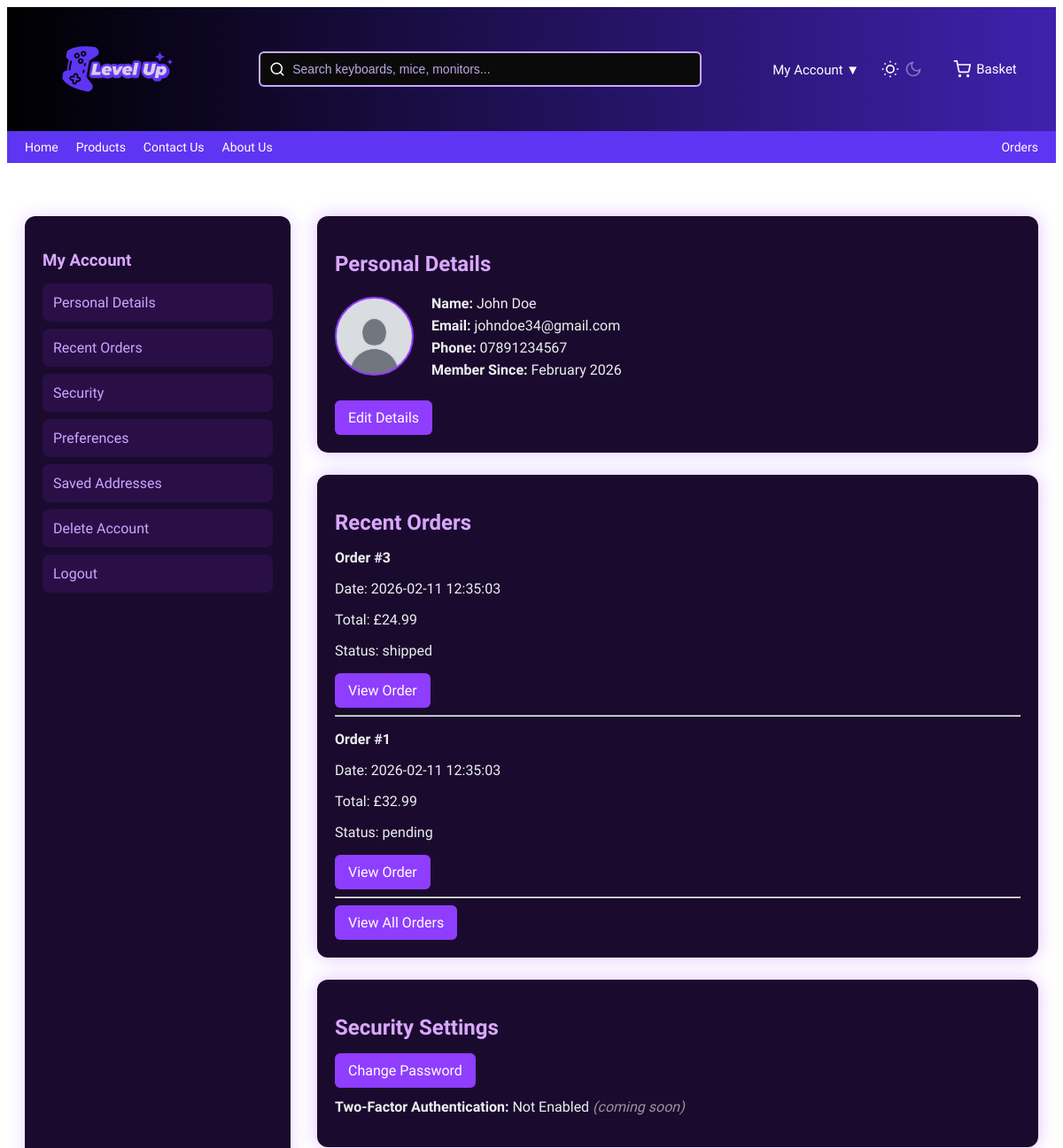
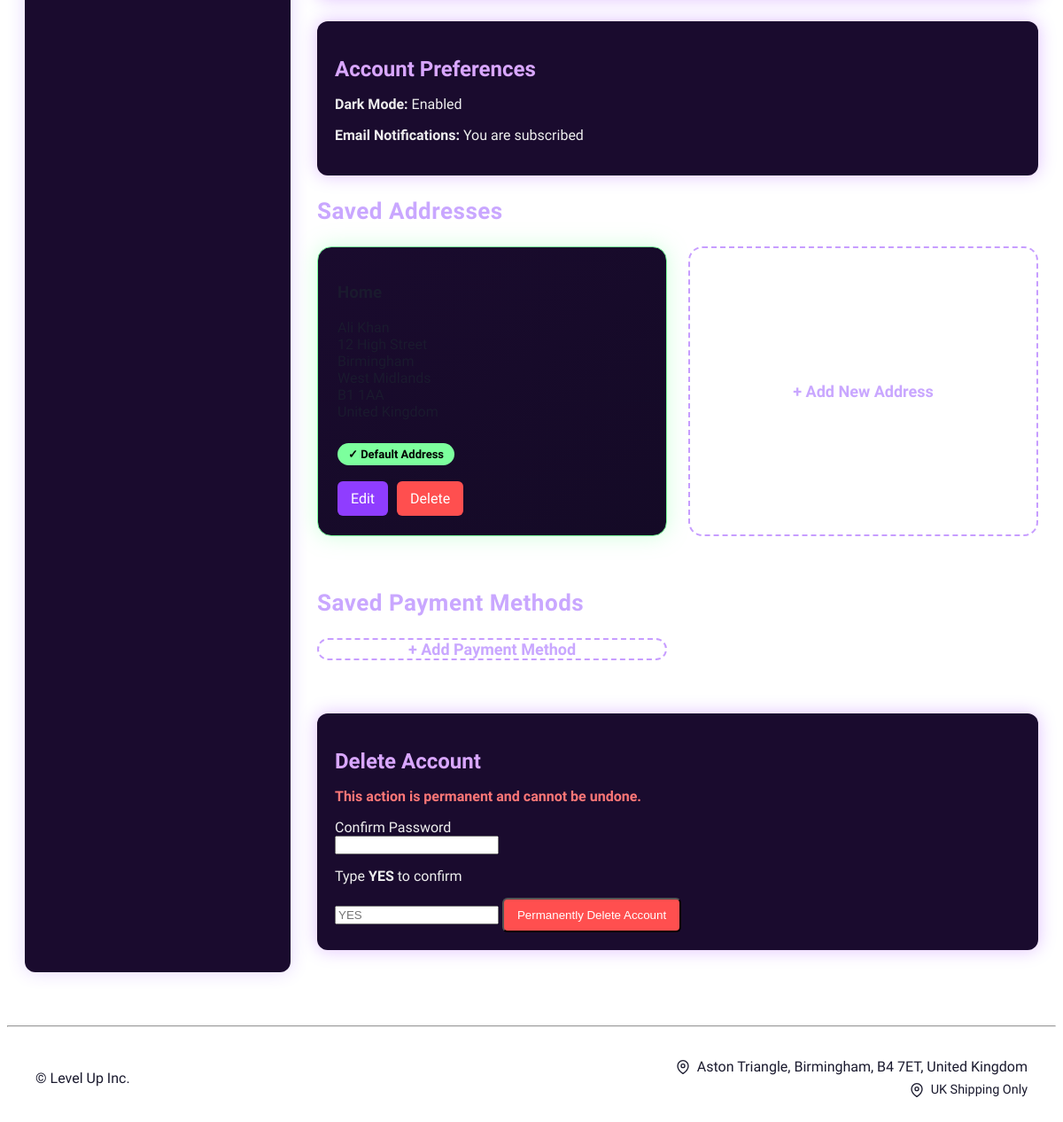
The app's page /public/index.php?page=account (signed in) with its own data (2 pictures, top to bottom).
### tables this page shows
CREATE TABLE users (
  user_id INT AUTO_INCREMENT PRIMARY KEY,
  name VARCHAR(100) NOT NULL,
  email VARCHAR(150) NOT NULL UNIQUE,
  password VARCHAR(255) NOT NULL,
  role ENUM('customer','admin') DEFAULT 'customer',
  phone VARCHAR(20),

  password_changed BOOLEAN DEFAULT 0,
  last_login TIMESTAMP NULL,

  created_at TIMESTAMP DEFAULT CURRENT_TIMESTAMP
);

CREATE TABLE orders (
  order_id INT AUTO_INCREMENT PRIMARY KEY,
  user_id INT NOT NULL,
  total_price DECIMAL(10,2) NOT NULL,

  status ENUM( 'pending',
    'processing',
    'shipped',
    'delivered',
    'returned'
  ) DEFAULT 'pending',

  address_id INT NULL,
  payment_id INT NULL,

  processed_at TIMESTAMP NULL,
  shipped_at TIMESTAMP NULL,
  delivered_at TIMESTAMP NULL,

  created_at TIMESTAMP DEFAULT CURRENT_TIMESTAMP,

  shipping_address TEXT NOT NULL,
  payment_summary VARCHAR(100) NOT NULL,

  FOREIGN KEY (user_id) REFERENCES users(user_id),
  FOREIGN KEY (address_id) REFERENCES addresses(address_id),
  FOREIGN KEY (payment_id) REFERENCES payment_methods(payment_id)
);

CREATE TABLE addresses (
  address_id INT AUTO_INCREMENT PRIMARY KEY,
  user_id INT NOT NULL,

  label VARCHAR(50) NOT NULL,

  full_name VARCHAR(100) NOT NULL,
  address_line1 VARCHAR(150) NOT NULL,
  address_line2 VARCHAR(150) NULL,
  city VARCHAR(100) NOT NULL,
  county VARCHAR(100) NULL,
  postcode VARCHAR(20) NOT NULL,
  country VARCHAR(50) NOT NULL DEFAULT 'United Kingdom',

  is_default BOOLEAN DEFAULT 0,
  created_at TIMESTAMP DEFAULT CURRENT_TIMESTAMP,

  FOREIGN KEY (user_id) REFERENCES users(user_id) ON DELETE CASCADE
);

### src/Controllers/AccountController.php (called while the page is built, shortened)
<?php
require_once __DIR__ . '/../Database.php';
require_once __DIR__ . '/../Helpers/address.php';
class AccountController {
    private $db;
    public function __construct() {
        $this->db = Database::getInstance()->getConnection();
    }
    public function showAccount() {
    $db = Database::getInstance()->getConnection();
    $stmt = $db->prepare("SELECT * FROM users WHERE user_id = ?");
    $stmt->execute([$_SESSION['user_id']]);
    $user = $stmt->fetch();
    $addrStmt = $this->db->prepare("SELECT * FROM addresses WHERE user_id = ?");
    $addrStmt->execute([$_SESSION['user_id']]);
    $addresses = $addrStmt->fetchAll();
    $orders = $db->prepare(" SELECT order_id, total_price, status, created_at AS order_date
        FROM orders
        WHERE user_id = ?
        ORDER BY order_id DESC
        LIMIT 3
    ");
    $orders->execute([$_SESSION['user_id']]);
    $recentOrders = $orders->fetchAll();
    include __DIR__ . '/../../templates/customer/account.php';
   }
    }

### src/Database.php (called while the page is built, shortened)
<?php
class Database {
    private static $instance = null;
    private $connection;
    private $host = 'localhost';
    private $dbname = 'ecommerce_db';
    private $username = 'root';
    private $password = '';
    private function __construct() {
        try {
            $this->connection = new PDO(
                "mysql:host={$this->host};dbname={$this->dbname};charset=utf8mb4",
                $this->username,
                $this->password,
                [
                    PDO::ATTR_ERRMODE => PDO::ERRMODE_EXCEPTION,
                    PDO::ATTR_DEFAULT_FETCH_MODE => PDO::FETCH_ASSOC,
                    PDO::ATTR_EMULATE_PREPARES => false
                ]
            );
        } catch (PDOException $e) {
            die("Database connection failed: " . $e->getMessage());
        }
    }
    public static function getInstance() {
        if (self::$instance === null) {
            self::$instance = new self();
        }
        return self::$instance;
    }
    public function getConnection() {
        return $this->connection;
    }
}
?>

### src/Helpers/address.php (called while the page is built, shortened)
<?php
function formatAddress(array $addr): string
{
    $parts = [];
    if (!empty($addr['full_name'])) {
        $parts[] = $addr['full_name'];
    }
    if (!empty($addr['address_line1'])) {
        $parts[] = $addr['address_line1'];
    }
    if (!empty($addr['city'])) {
        $parts[] = $addr['city'];
    }
    if (!empty($addr['county'])) {
        $parts[] = $addr['county'];
    }
    if (!empty($addr['postcode'])) {
        $parts[] = $addr['postcode'];
    }
    if (!empty($addr['country'])) {
        $parts[] = $addr['country'];
    }
    return implode("\n", $parts);
}
?>

### templates/customer/account.php (the view, shortened to what this page needs)
<?php include __DIR__ . '/../header.php';
?>
<div class="account-container">
    <div class="account-sidebar">
        <h3>My Account</h3>
        <a href="/Team-Project-Group-4/public/index.php?page=account#personal">Personal Details</a>
        <a href="/Team-Project-Group-4/public/index.php?page=account#orders">Recent Orders</a>
        <a href="/Team-Project-Group-4/public/index.php?page=account#security">Security</a>
        <a href="/Team-Project-Group-4/public/index.php?page=account#preferences">Preferences</a>
        <a href="/Team-Project-Group-4/public/index.php?page=account#addresses">Saved Addresses</a>
        <a href="/Team-Project-Group-4/public/index.php?page=account#delete">Delete Account</a>
        <a href="/Team-Project-Group-4/public/index.php?page=logout">Logout</a>
    </div>
    <div class="account-main">
        <div id="personal" class="section-card">
            <h2>Personal Details</h2>
            <div class="profile-header">
                <div class="profile-pic" style="background-image: url('/Team-Project-Group-4/public/assets/images/avatar.png');"></div>
                <div class="profile-details">
                    <p><strong>Name:</strong> <?= htmlspecialchars($user['name']) ?></p>
                    <p><strong>Email:</strong> <?= htmlspecialchars($user['email']) ?></p>
                    <p><strong>Phone:</strong> <?= htmlspecialchars($user['phone']) ?></p>
                    <p><strong>Member Since:</strong> <?= htmlspecialchars(date("F Y", strtotime($user['created_at']))) ?></p>
                </div>
            </div>
            <br>
            <a class="btn-purple" href="/Team-Project-Group-4/public/index.php?page=account-edit">Edit Details</a>
        </div>
        <div id="orders" class="section-card">
            <h2>Recent Orders</h2>
            <?php if (empty($recentOrders)): ?>
                <p>You haven't placed any orders yet.</p>
            <?php else: ?>
                <?php foreach ($recentOrders as $o): ?>
                    <div class="order-item">
                        <p><strong>Order #<?= $o['order_id'] ?></strong></p>
                        <p>Date: <?= $o['order_date'] ?></p>
                        <p>Total: £<?= number_format($o['total_price'], 2) ?></p>
                        <p>Status: <?= $o['status'] ?></p>
                        <a class="btn-purple" href="/Team-Project-Group-4/public/index.php?page=order&id=<?= $o['order_id'] ?>">View Order</a>
                        <hr>
                    </div>
                <?php endforeach; ?>
            <?php endif; ?>
            <a class="btn-purple" href="/Team-Project-Group-4/public/index.php?page=orders">View All Orders</a>
        </div>
        <div id="security" class="section-card">
            <h2>Security Settings</h2>
            <a class="btn-purple" href="/Team-Project-Group-4/public/index.php?page=change-password">Change Password</a>
            <p style="margin-top:12px;">
                <strong>Two-Factor Authentication:</strong> Not Enabled
                <em style="opacity:0.6">(coming soon)</em>
            </p>
        </div>
        <div id="preferences" class="section-card">
            <h2>Account Preferences</h2>
            <p><strong>Dark Mode:</strong> Enabled</p>
            <p><strong>Email Notifications:</strong> You are subscribed</p>
        </div>
<div class="account-section">
    <h2 class="section-heading">Saved Addresses</h2>
    <div class="card-grid">
        <?php if (!empty($addresses)): ?>
            <?php foreach ($addresses as $addr): ?>
                <div class="info-card <?= $addr['is_default'] ? 'default-glow' : '' ?>">
                    <h3><?= htmlspecialchars($addr['label']) ?></h3>
                    <p><?= nl2br(htmlspecialchars(formatAddress($addr))) ?></p>
                    <?php if ($addr['is_default']): ?>
                        <span class="default-badge">✓ Default Address</span>
                    <?php endif; ?>
                    <div class="card-actions">
                        <a class="btn-purple"
                           href="<?= BASE_URL ?>index.php?page=edit-address&id=<?= $addr['address_id'] ?>">
                            Edit
                        </a>
                        <a class="btn-purple" style="background:#ff4f4f;"
                           href="<?= BASE_URL ?>index.php?page=delete-address&id=<?= $addr['address_id'] ?>">
                            Delete
                        </a>
                    </div>
                </div>
            <?php endforeach; ?>
        <?php endif; ?>
        <a class="add-card"
           href="<?= BASE_URL ?>index.php?page=add-address">
            + Add New Address
        </a>
    </div>
</div>
<div class="account-section">
    <h2 class="section-heading">Saved Payment Methods</h2>
    <div class="card-grid">
        <a class="add-card"
           href="<?= BASE_URL ?>index.php?page=add-payment">
            + Add Payment Method
        </a>
    </div>
</div>
    <div id="delete" class="section-card">
    <h2>Delete Account</h2>
    <p style="color:#ff7777; font-weight:600;">
        This action is permanent and cannot be undone.
    </p>
    <form method="POST" action="<?= BASE_URL ?>index.php?page=delete-account"
          onsubmit="return confirm('This will permanently delete your account. Continue?');">
        <label style="display:block;margin-top:15px;">
            Confirm Password
        </label>
        <input type="password" name="password" required>
        <label style="display:block;margin-top:15px;">
            Type <strong>YES</strong> to confirm
        </label>
        <input type="text" name="confirm" placeholder="YES" required>
        <button class="btn-purple"
                style="background:#ff4f4f;margin-top:15px;"
                type="submit">
            Permanently Delete Account
        </button>
    </form>
</div>
    </div>
</div>
<?php include __DIR__ . '/../footer.php'; ?>

### records on screen
users: name "John Doe", email "johndoe34@gmail.com", phone "07891234567", created_at "February 2026"
orders: order_id "3", created_at "2026-02-11 12:35:03", total_price "24.99", status "shipped"
orders: order_id "1", created_at "2026-02-11 12:35:03", total_price "32.99", status "pending"
addresses: is_default "✓ Default Address"
